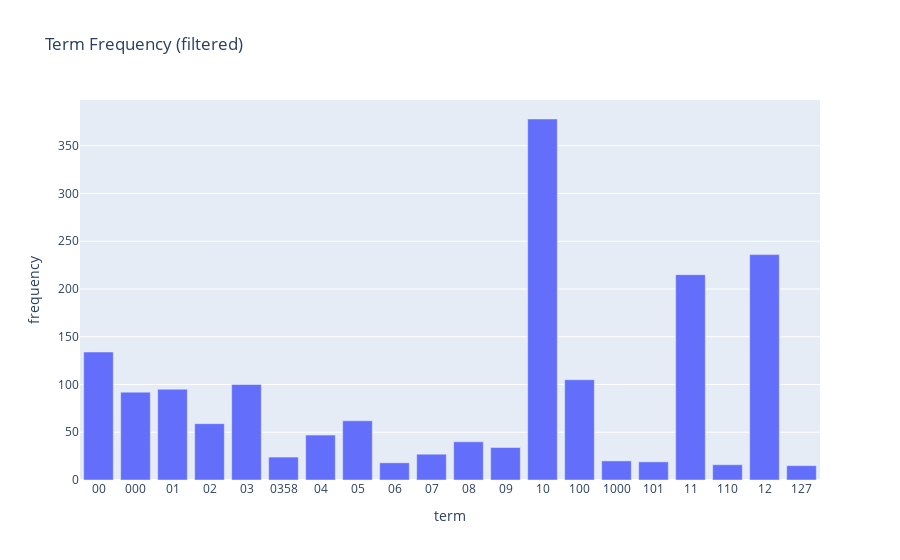

This figure's notebook cell:
### Markdown cell above
### >>> **Exercise 13 (take home):** 
The chart above only contains 300 vocabulary in the documents, and it's already computationally intensive to both compute and visualize. Can you efficiently reduce the number of terms you want to visualize as an exercise.

### Code cell
# Answer here
import plotly.express as px
import pandas as pd
from sklearn.feature_extraction.text import CountVectorizer

filter_vect = CountVectorizer(min_df = 10) # filter out all those whose frequencies < 10

X_filtered_counts = filter_vect.fit_transform(X.text)
terms_13 = filter_vect.get_feature_names_out()[:20]
freqs_13 = np.asarray(X_filtered_counts.sum(axis = 0))[0]

df_13 = pd.DataFrame({
    'term': terms_13,
    'frequency': freqs_13[:20]
})

img_13 = px.bar(
    df_13,
    x = 'term',
    y = 'frequency',
    title = 'Term Frequency (filtered)'
)

img_13.show()

### Figure 1 — Plotly figure (JSON) as saved in the notebook; plotly's stock layout.template omitted (floating-point values rounded to 4 significant figures)
{"data": [{"alignmentgroup": "True", "hovertemplate": "term=%{x}<br>frequency=%{y}<extra></extra>", "legendgroup": "", "marker": {"color": "#636efa", "pattern": {"shape": ""}}, "name": "", "offsetgroup": "", "orientation": "v", "showlegend": false, "textposition": "auto", "type": "bar", "x": ["00", "000", "01", "02", "03", "0358", "04", "05", "06", "07", "08", "09", "10", "100", "1000", "101", "11", "110", "12", "127"], "xaxis": "x", "y": [134, 92, 95, 59, 100, 24, 47, 62, 18, 27, 40, 34, 378, 105, 20, 19, 215, 16, 236, 15], "yaxis": "y"}], "layout": {"barmode": "relative", "legend": {"tracegroupgap": 0}, "title": {"text": "Term Frequency (filtered)"}, "xaxis": {"anchor": "y", "domain": [0, 1], "title": {"text": "term"}}, "yaxis": {"anchor": "x", "domain": [0, 1], "title": {"text": "frequency"}}}}
